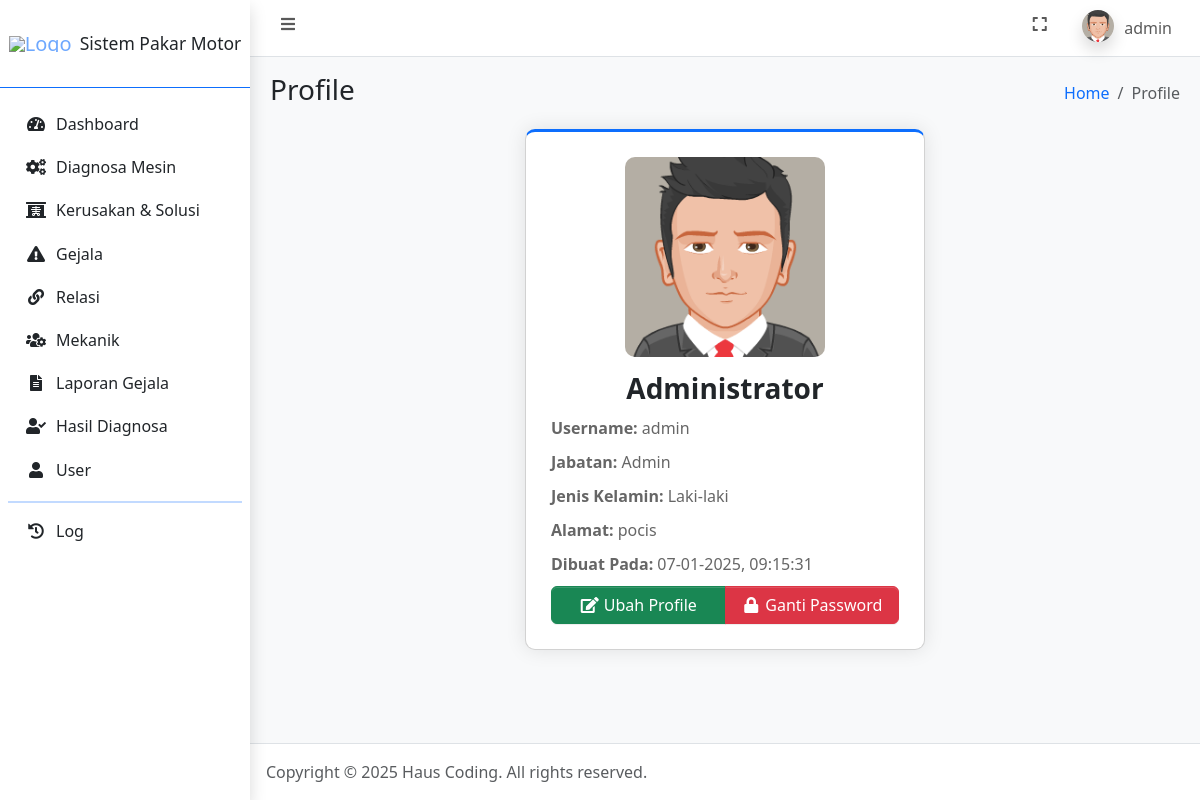
The app's page /profile.php (signed in), older data.
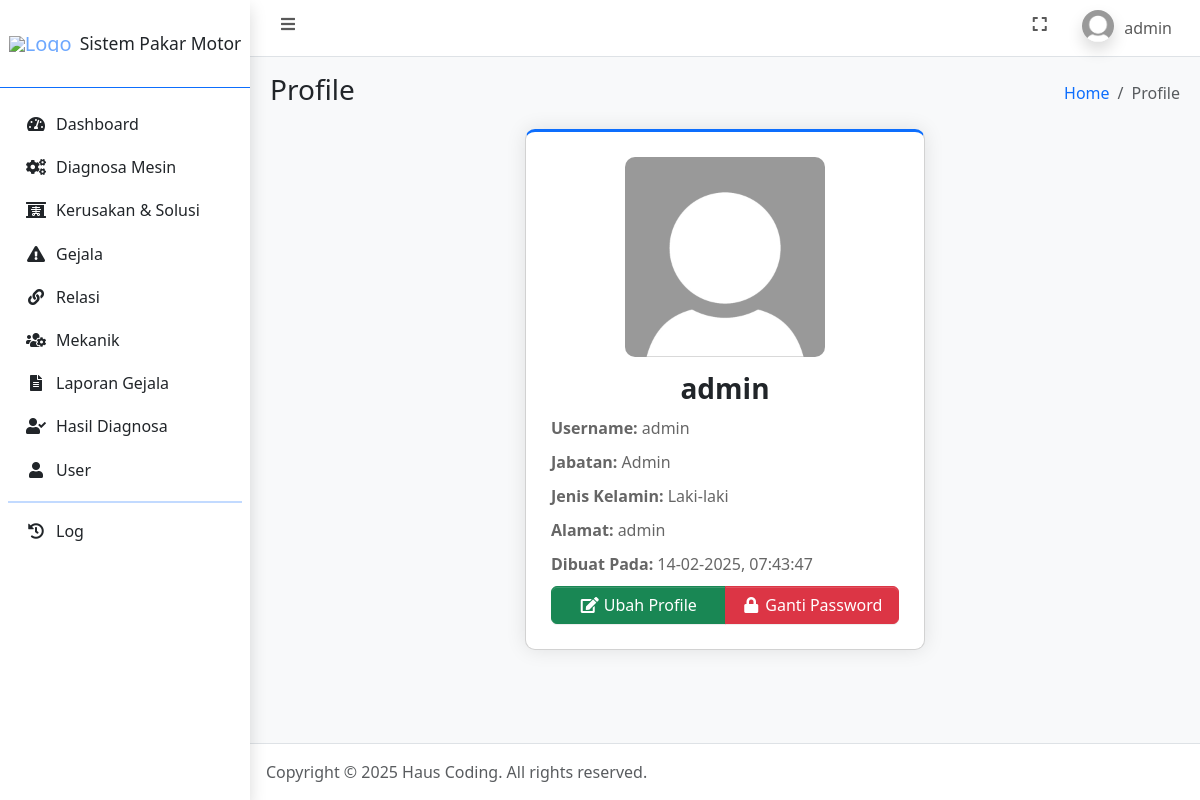
The same page, newer data.
### tables this page shows
CREATE TABLE `user` (
  `id_user` int(11) NOT NULL,
  `username` varchar(100) NOT NULL,
  `password` varchar(255) NOT NULL,
  `jabatan` enum('admin','pelanggan') NOT NULL,
  `nama` varchar(100) NOT NULL,
  `jenis_kelamin` enum('laki-laki','perempuan') NOT NULL,
  `tanggal_lahir` date NOT NULL,
  `alamat` text NOT NULL,
  `foto` text NOT NULL,
  `dibuat_pada` timestamp NOT NULL DEFAULT current_timestamp()
);

### connection.php (called while the page is built, shortened)
<?php
	$host = 'localhost';
	$user = 'root';
	$pass = '';
	$database = 'sistem_pakar_motor';
	$conn = mysqli_connect($host, $user, $pass, $database);
    if (isset($_SESSION['id_user'])) {
    	$id_user = $_SESSION['id_user'];
		$dataUser = mysqli_fetch_assoc(mysqli_query($conn, "SELECT * FROM user WHERE id_user = $id_user"));
	}
?>

### profile.php (the view, shortened to what this page needs)
<?php
    require_once 'connection.php';
?>
<!DOCTYPE html>
<html lang="en">
<head>
    <?php include_once 'include/head.php'; ?>
</head>
<body class="layout-fixed sidebar-expand-lg bg-body-tertiary">
    <div class="app-wrapper">
        <?php include_once 'include/navbar.php'; ?>
        <?php include_once 'include/sidebar.php'; ?>
        <main class="app-main">
            <div class="app-content-header">
                <div class="container-fluid">
                    <div class="row">
                        <div class="col-sm-6">
                            <h3 class="mb-0">Profile</h3>
                        </div>
                        <div class="col-sm-6">
                            <ol class="breadcrumb float-sm-end">
                                <li class="breadcrumb-item"><a href="index.php">Home</a></li>
                                <li class="breadcrumb-item active" aria-current="page">
                                    Profile
                                </li>
                            </ol>
                        </div>
                    </div>
                </div>
            </div>
            <div class="app-content">
                <div class="container-fluid">
                    <div class="profile-card mb-3 card card-outline card-primary">
                        <div class="text-center">
                            <img src="assets/img/profiles/<?= $dataUser['foto']; ?>" alt="Profile Picture">
                        </div>
                        <h3 class="text-center"><?= $dataUser['nama']; ?></h3>
                        <p><strong>Username: </strong><?= $dataUser['username']; ?></p>
                        <p><strong>Jabatan: </strong><?= ucwords($dataUser['jabatan']); ?></p>
                        <p><strong>Jenis Kelamin: </strong><?= ucwords($dataUser['jenis_kelamin']); ?></p>
                        <p><strong>Alamat: </strong><?= $dataUser['alamat']; ?></p>
                        <p><strong>Dibuat Pada: </strong><?= date('d-m-Y, H:i:s', strtotime($dataUser['dibuat_pada']));; ?></p>
                        <div class="btn-group" role="group">
                            <a href="ubah_profile.php" class="btn btn-success"><i class="fas fa-fw fa-edit"></i> Ubah Profile</a>
                            <a href="ganti_password.php" class="btn btn-danger"><i class="fas fa-fw fa-lock"></i> Ganti Password</a>
                        </div>
                    </div>
                </div>
            </div>
        </main>
        <?php include_once 'include/footer.php'; ?>
    </div>
</body>
</html>

### include/navbar.php (shortened to what this page needs)
<nav class="app-header navbar navbar-expand bg-body">
    <div class="container-fluid">
        <ul class="navbar-nav">
            <li class="nav-item"> <a class="nav-link" data-lte-toggle="sidebar" href="#" role="button"> <i class="fas fa-fw fa-bars"></i> </a> </li>
        </ul>
        <ul class="navbar-nav ms-auto">
            <li class="nav-item"> <a class="nav-link" href="#" data-lte-toggle="fullscreen"> <i data-lte-icon="maximize" class="fas fa-fw fa-expand"></i> </a> </li>
            <li class="nav-item dropdown user-menu">
                <a href="#" class="nav-link dropdown-toggle" data-bs-toggle="dropdown" aria-expanded="false">
                    <img src="assets/img/profiles/<?= $dataUser['foto']; ?>" class="user-image rounded-circle shadow" alt="User Image">
                    <span class="d-none d-md-inline"><?= $dataUser['username']; ?></span>
                </a>
            </li>
        </ul>
    </div>
</nav>

Row changes from the older to the newer data that the page shows:
changed user "admin": foto: a different picture; nama "Administrator" → "admin"; alamat "pocis" → "admin"; dibuat_pada "07-01-2025, 09:15:31" → "14-02-2025, 07:43:47"
